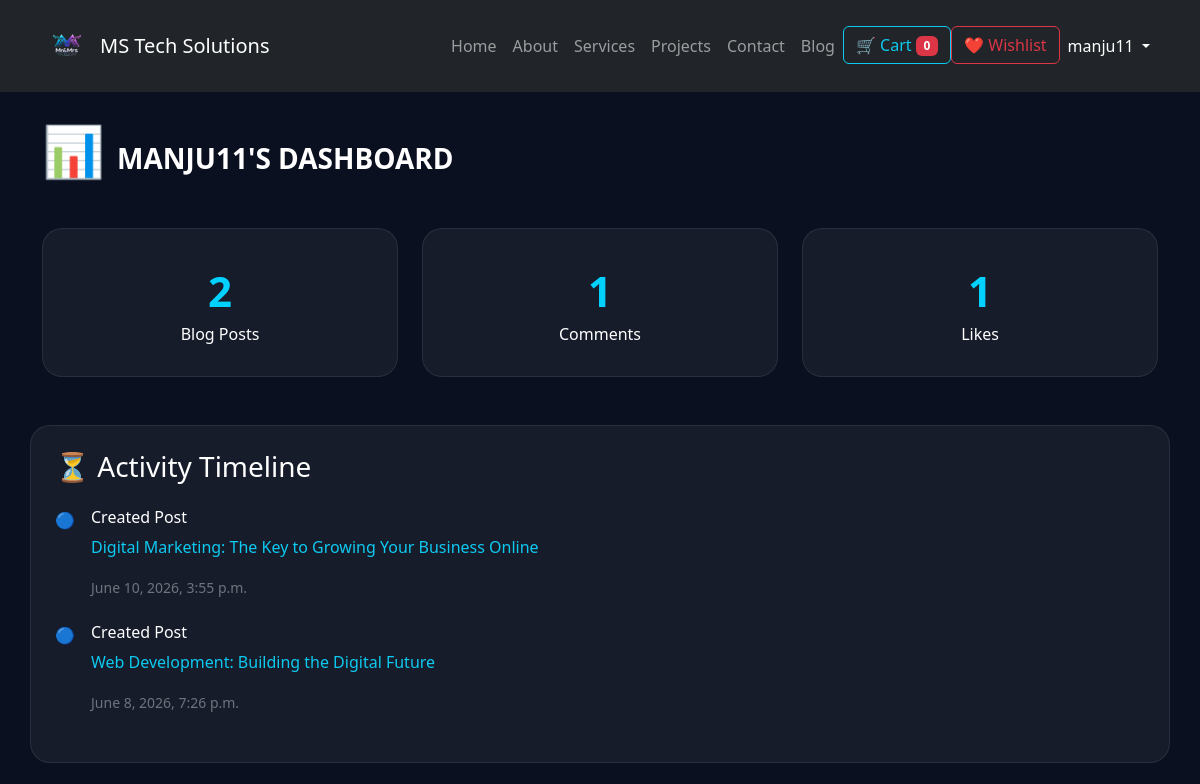
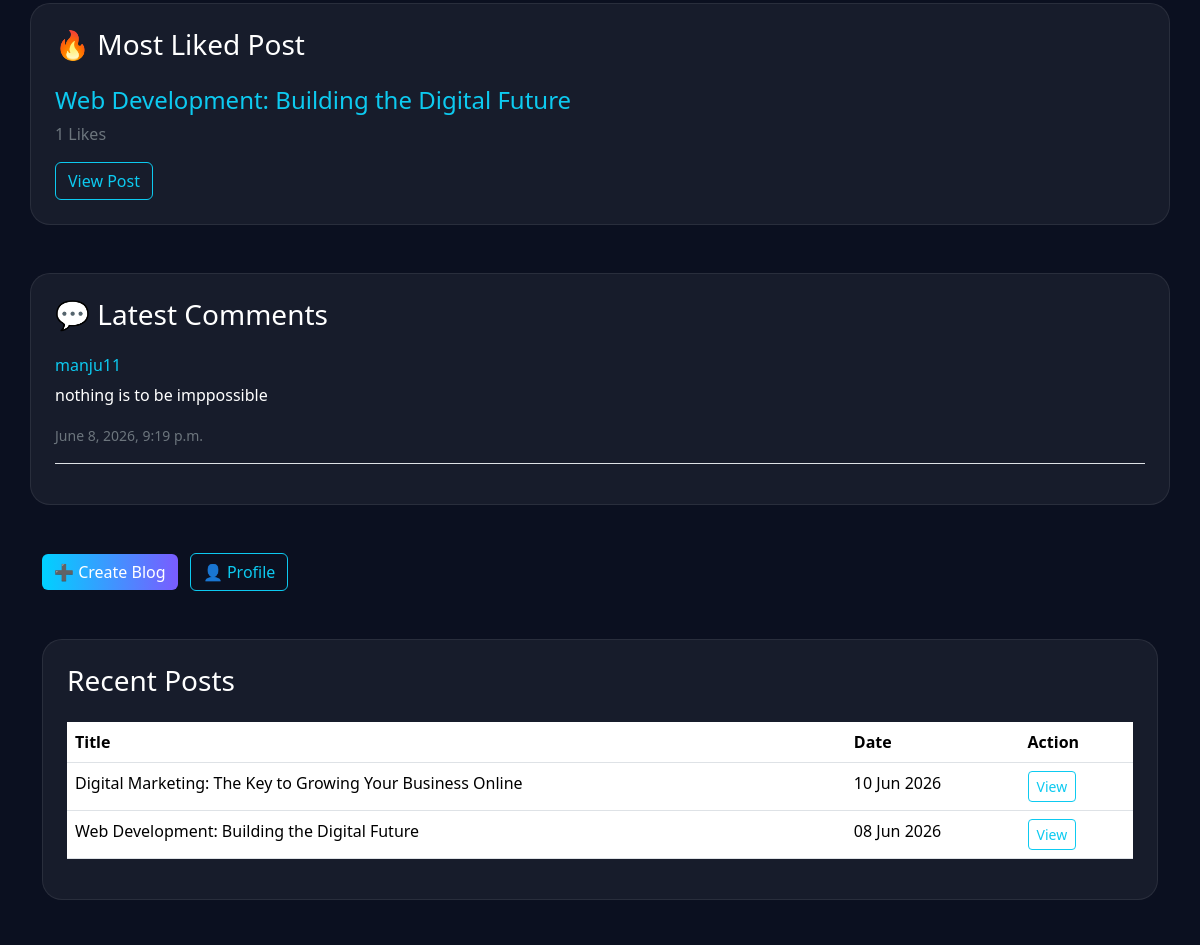
The page /accounts/user_dashboard/ (signed in, upper part) on the database as committed earlier (2 pictures, top to bottom).
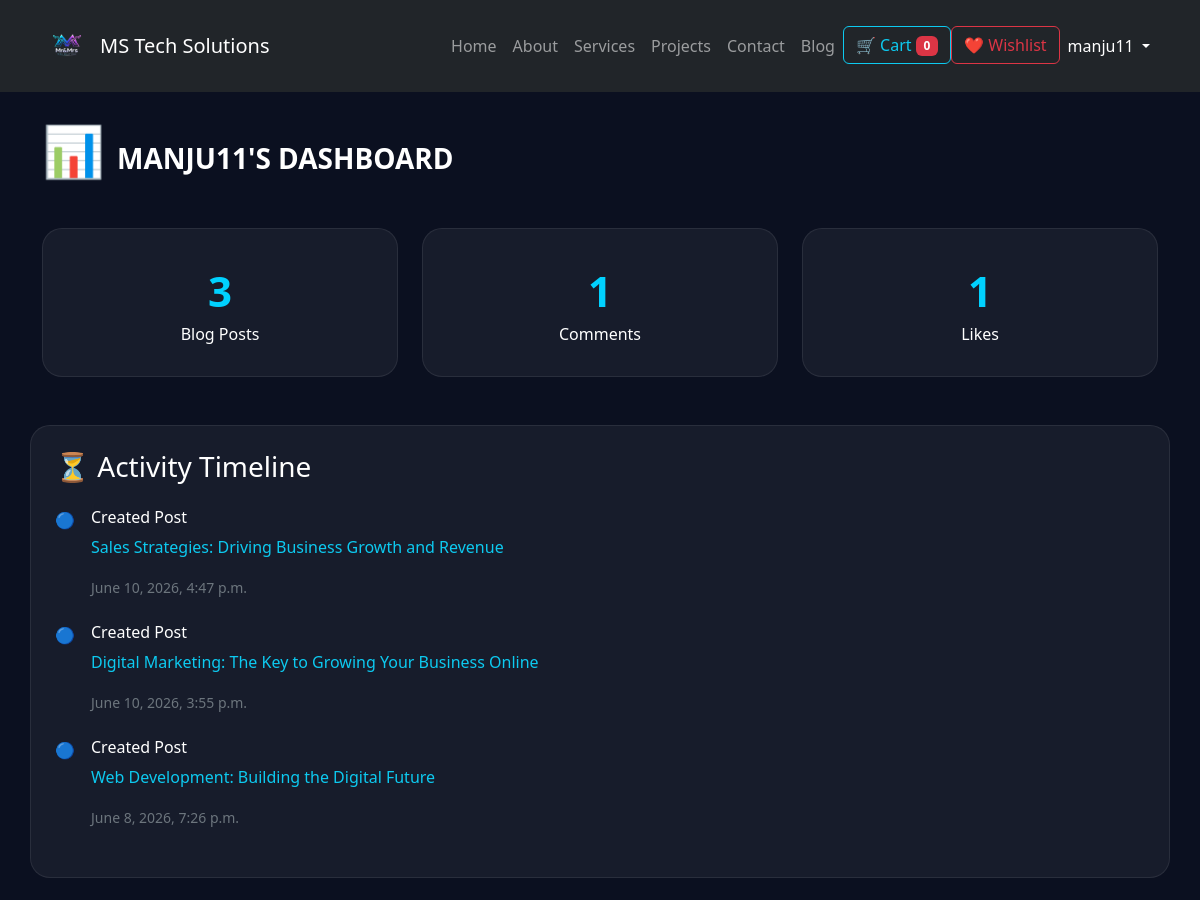
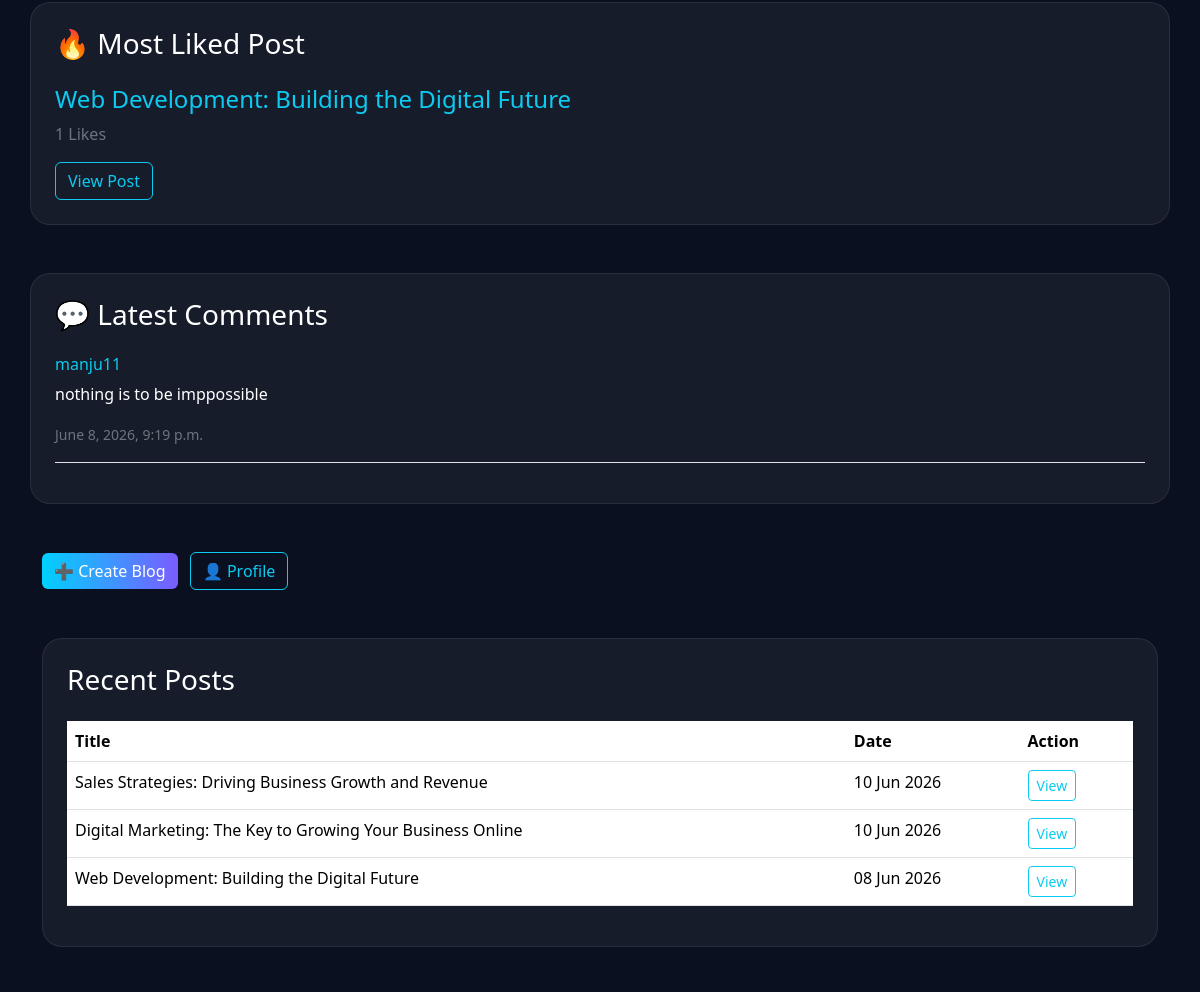
The same page on the database as committed later (2 pictures, top to bottom).
### blogproject/models.py (models this page shows, shortened)
class Post(models.Model):
    category = models.ForeignKey(
        Category,
        on_delete=models.CASCADE,
        related_name='posts'
    )
    title = models.CharField(max_length=200)
    slug = models.SlugField(
        unique=True,
        blank=True
    )
    content = models.TextField()
    image = models.ImageField(
        upload_to='posts/'
    )
    author = models.ForeignKey(
        User,
        on_delete=models.CASCADE
    )
    created_at = models.DateTimeField(
        auto_now_add=True
    )

class Comment(models.Model):
    post = models.ForeignKey(
        Post,
        on_delete=models.CASCADE,
        related_name='comments'
    )
    author = models.ForeignKey(User, on_delete=models.CASCADE)
    content = models.TextField()
    created_at = models.DateTimeField(auto_now_add=True)

### portfolio_app/views.py (the view)
# urls.py: path('accounts/user_dashboard/',views.user_dashboard_page,name='dashboard'),
@login_required
def user_dashboard_page(request):
    user_posts = Post.objects.filter(
        author=request.user
    )
    total_posts = user_posts.count()
    total_categories = Category.objects.filter(
        posts__author=request.user
    ).distinct().count()
    total_comments = Comment.objects.filter(
        author=request.user
    ).count()
    total_likes = Like.objects.filter(
        post__author=request.user
    ).count()
    most_liked_post = user_posts.annotate(
        like_count=Count('likes')
    ).order_by('-like_count').first()
    latest_comments = Comment.objects.filter(
        post__author=request.user
    ).order_by('-created_at')[:5]
    recent_posts = user_posts.order_by(
        '-created_at'
    )[:5]
    context = {
        'total_posts': total_posts,
        'total_categories': total_categories,
        'total_comments': total_comments,
        'total_likes': total_likes,
        'most_liked_post': most_liked_post,
        'latest_comments': latest_comments,
        'recent_posts': recent_posts,
    }
    return render(
        request,
        'accounts/user_dashboard.html',
        context
    )

### E_commerce_app/context_processors.py (called while the page is built)
def cart_count(request):
    count = 0
    if request.user.is_authenticated:
        count = Cart.objects.filter(
            user=request.user
        ).count()
    return {
        'cart_count': count
    }

### portfolio_app/templates/accounts/user_dashboard.html (shortened to what the changed rows need)
{% extends 'base.html' %}
{% block content %}
<section class="dashboard-section py-5">
<div class="container">
<h1 class="dashboard-title mb-5">
    📊 <span class="text-uppercase fs-3">{{ request.user.username }}'s Dashboard</span>
</h1>
<div class="row g-4">
    <div class="col-md-4">
        <div class="stat-card">
            <div class="stat-number">
                {{ total_posts }}
            </div>
            <div class="stat-title">
                Blog Posts
            </div>
        </div>
    </div>
     <div class="recent-card p-4 mt-5">
    {% for post in recent_posts %}
    <div class="d-flex mb-4">
        <div class="me-3">
            🔵
        </div>
        <div>
            <h6 class="text-white">
                Created Post
            </h6>
            <p class="text-info">
                {{ post.title }}
            </p>
            <small class="text-secondary">
                {{ post.created_at }}
            </small>
        </div>
    </div>
    {% endfor %}
</div>
</div>
<div class="row g-4">
    <div class="recent-card p-4 mt-5">
    <h3 class="text-white mb-4">
        🔥 Most Liked Post
    </h3>
    {% if most_liked_post %}
    <h4 class="text-info">
        {{ most_liked_post.title }}
    </h4>
    <p class="text-secondary">
        {{ most_liked_post.likes.count }}
        Likes
    </p>
    <a
    href="{% url 'post_detail' most_liked_post.slug %}"
    class="btn btn-outline-info">
        View Post
    </a>
    {% else %}
    <p class="text-secondary">
        No posts yet.
    </p>
    {% endif %}
    </div>
     <div class="recent-card p-4 mt-5">
    {% for comment in latest_comments %}
    <div class="border-bottom pb-3 mb-3">
        <h6 class="text-info">
            {{ comment.author.username }}
        </h6>
        <p class="text-white">
            {{ comment.content|truncatewords:15 }}
        </p>
        <small class="text-secondary">
            {{ comment.created_at }}
        </small>
    </div>
    {% empty %}
    <p class="text-secondary">
        No comments available.
    </p>
    {% endfor %}
</div>
</div>
<div class="recent-card p-4 mt-5">
    <div class="table-responsive">
        <table class="table">
            <thead>
                <tr>
                    <th>Title</th>
                    <th>Date</th>
                    <th>Action</th>
                </tr>
            </thead>
            <tbody>
                {% for post in recent_posts %}
                <tr>
                    <td>
                        {{ post.title }}
                    </td>
                    <td>
                        {{ post.created_at|date:"d M Y" }}
                    </td>
                    <td>
                        <a
                        href="{% url 'post_detail' post.slug %}"
                        class="btn btn-sm btn-outline-info">
                            View
                        </a>
                    </td>
                </tr>
                {% empty %}
                <tr>
                    <td colspan="3">
                        No posts found.
                    </td>
                </tr>
                {% endfor %}
            </tbody>
        </table>
    </div>
</div>
</div>
</section>
{% endblock %}

Rows that differ between the two databases and show on the page:
added Post: title "Sales Strategies: Driving Business Growth and Revenue", created_at "June 10, 2026, 4:47 p.m.", created_at "10 Jun 2026"
Other text that changed with them:
{{ total_posts }}: "2" → "3"
